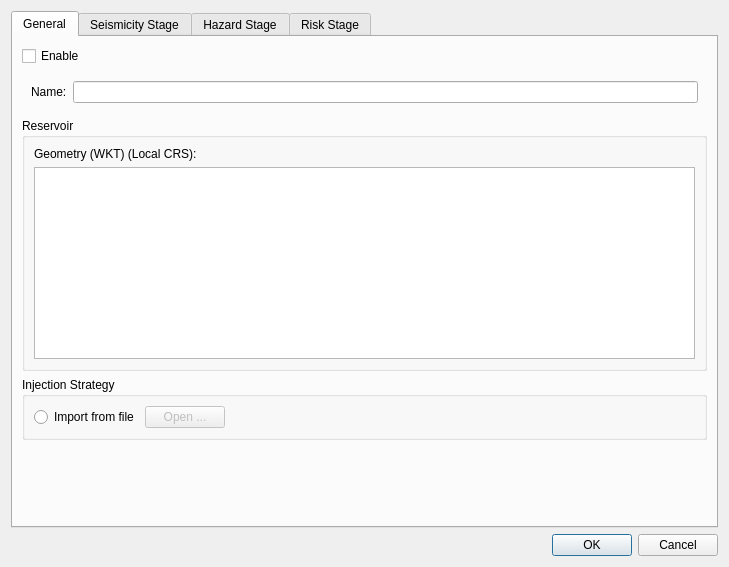
<?xml version="1.0" encoding="UTF-8"?>
<ui version="4.0">
 <class>scenarioConfigDialog</class>
 <widget class="QDialog" name="scenarioConfigDialog">
  <property name="enabled">
   <bool>true</bool>
  </property>
  <property name="geometry">
   <rect>
    <x>0</x>
    <y>0</y>
    <width>729</width>
    <height>567</height>
   </rect>
  </property>
  <property name="windowTitle">
   <string>Scenario Configuration</string>
  </property>
  <layout class="QVBoxLayout" name="verticalLayout_5">
   <item>
    <widget class="QTabWidget" name="generalScenarioTab">
     <property name="enabled">
      <bool>true</bool>
     </property>
     <property name="tabShape">
      <enum>QTabWidget::Rounded</enum>
     </property>
     <property name="currentIndex">
      <number>0</number>
     </property>
     <widget class="QWidget" name="tab">
      <attribute name="title">
       <string>General</string>
      </attribute>
      <layout class="QVBoxLayout" name="verticalLayout_3">
       <item>
        <widget class="QCheckBox" name="scenarioEnable">
         <property name="text">
          <string>Enable</string>
         </property>
        </widget>
       </item>
       <item alignment="Qt::AlignTop">
        <widget class="QWidget" name="widget_2" native="true">
         <layout class="QHBoxLayout" name="horizontalLayout_4">
          <item>
           <widget class="QLabel" name="label_2">
            <property name="text">
             <string>Name:</string>
            </property>
           </widget>
          </item>
          <item>
           <widget class="QLineEdit" name="nameLineEdit"/>
          </item>
         </layout>
        </widget>
       </item>
       <item alignment="Qt::AlignTop">
        <widget class="QGroupBox" name="groupBox_3">
         <property name="title">
          <string>Reservoir</string>
         </property>
         <layout class="QVBoxLayout" name="verticalLayout_4">
          <item>
           <widget class="QLabel" name="label_3">
            <property name="text">
             <string>Geometry (WKT) (Local CRS):</string>
            </property>
           </widget>
          </item>
          <item>
           <widget class="QPlainTextEdit" name="reservoirGeometryPlainTextEdit"/>
          </item>
         </layout>
        </widget>
       </item>
       <item alignment="Qt::AlignTop">
        <widget class="QGroupBox" name="groupBox">
         <property name="enabled">
          <bool>true</bool>
         </property>
         <property name="title">
          <string>Injection Strategy</string>
         </property>
         <layout class="QHBoxLayout" name="horizontalLayout_3">
          <item>
           <widget class="QRadioButton" name="injectionStrategyRadioButton1">
            <property name="enabled">
             <bool>true</bool>
            </property>
            <property name="text">
             <string>Import from file</string>
            </property>
            <property name="checked">
             <bool>false</bool>
            </property>
           </widget>
          </item>
          <item>
           <widget class="QPushButton" name="injectionStrategyImportFromFilePushButton">
            <property name="enabled">
             <bool>false</bool>
            </property>
            <property name="text">
             <string>Open ...</string>
            </property>
            <property name="checkable">
             <bool>false</bool>
            </property>
           </widget>
          </item>
          <item>
           <spacer name="horizontalSpacer_2">
            <property name="orientation">
             <enum>Qt::Horizontal</enum>
            </property>
            <property name="sizeHint" stdset="0">
             <size>
              <width>40</width>
              <height>20</height>
             </size>
            </property>
           </spacer>
          </item>
         </layout>
        </widget>
       </item>
       <item>
        <spacer name="verticalSpacer">
         <property name="orientation">
          <enum>Qt::Vertical</enum>
         </property>
         <property name="sizeHint" stdset="0">
          <size>
           <width>20</width>
           <height>40</height>
          </size>
         </property>
        </spacer>
       </item>
      </layout>
     </widget>
     <widget class="QWidget" name="seismicityStageTab">
      <attribute name="title">
       <string>Seismicity Stage</string>
      </attribute>
      <layout class="QVBoxLayout" name="verticalLayout" stretch="1,0,0">
       <item>
        <widget class="QCheckBox" name="seismicityStageEnable">
         <property name="text">
          <string>Enable</string>
         </property>
         <property name="checked">
          <bool>true</bool>
         </property>
        </widget>
       </item>
       <item>
        <widget class="QWidget" name="widget" native="true">
         <layout class="QHBoxLayout" name="horizontalLayout">
          <item>
           <widget class="QLabel" name="label_4">
            <property name="text">
             <string>SFM prediction bin duration:</string>
            </property>
           </widget>
          </item>
          <item>
           <widget class="QDoubleSpinBox" name="predictionBinDurationDoubleSpinBox">
            <property name="minimum">
             <double>0.010000000000000</double>
            </property>
            <property name="maximum">
             <double>86400.000000000000000</double>
            </property>
           </widget>
          </item>
          <item>
           <widget class="QLabel" name="label_5">
            <property name="text">
             <string>s</string>
            </property>
           </widget>
          </item>
         </layout>
        </widget>
       </item>
       <item>
        <widget class="QGroupBox" name="groupBox_2">
         <property name="title">
          <string>Seismicity models</string>
         </property>
         <layout class="QVBoxLayout" name="verticalLayout_2">
          <item>
           <widget class="QComboBox" name="seismicityModelsComboBox"/>
          </item>
          <item>
           <widget class="QCheckBox" name="modelEnableCheckBox">
            <property name="text">
             <string>Enable Model</string>
            </property>
            <property name="checked">
             <bool>true</bool>
            </property>
           </widget>
          </item>
          <item>
           <widget class="QLabel" name="label">
            <property name="text">
             <string>Model Configuration (JSON):</string>
            </property>
           </widget>
          </item>
          <item>
           <widget class="QPlainTextEdit" name="modelPlainTextEdit"/>
          </item>
         </layout>
        </widget>
       </item>
      </layout>
     </widget>
     <widget class="QWidget" name="hazardStageTab">
      <attribute name="title">
       <string>Hazard Stage</string>
      </attribute>
      <widget class="QGroupBox" name="groupBox_4">
       <property name="geometry">
        <rect>
         <x>10</x>
         <y>126</y>
         <width>671</width>
         <height>341</height>
        </rect>
       </property>
       <property name="whatsThis">
        <string>&lt;html&gt;&lt;head/&gt;&lt;body&gt;&lt;p&gt;Each seismicity model that is input to the hazard stage requires a weighting value. This value determines the influence of the model when hazard is calculated, with a larger number giving a larger influence. These weightings are not required to sum to 1.0, as the values will be normalized on running the forecast.&lt;/p&gt;&lt;/body&gt;&lt;/html&gt;</string>
       </property>
       <property name="title">
        <string>Seismicity model weighting</string>
       </property>
       <layout class="QVBoxLayout" name="verticalLayout_6">
        <item>
         <widget class="QTableWidget" name="hazardTableWidget">
          <property name="minimumSize">
           <size>
            <width>256</width>
            <height>0</height>
           </size>
          </property>
          <property name="midLineWidth">
           <number>0</number>
          </property>
          <property name="alternatingRowColors">
           <bool>true</bool>
          </property>
          <attribute name="horizontalHeaderVisible">
           <bool>false</bool>
          </attribute>
          <attribute name="horizontalHeaderCascadingSectionResizes">
           <bool>false</bool>
          </attribute>
          <attribute name="horizontalHeaderDefaultSectionSize">
           <number>180</number>
          </attribute>
          <attribute name="horizontalHeaderShowSortIndicator" stdset="0">
           <bool>false</bool>
          </attribute>
          <attribute name="horizontalHeaderStretchLastSection">
           <bool>true</bool>
          </attribute>
          <attribute name="verticalHeaderVisible">
           <bool>false</bool>
          </attribute>
          <attribute name="verticalHeaderHighlightSections">
           <bool>true</bool>
          </attribute>
          <column>
           <property name="text">
            <string>Weighting</string>
           </property>
          </column>
         </widget>
        </item>
       </layout>
      </widget>
      <widget class="QGroupBox" name="groupBox_5">
       <property name="geometry">
        <rect>
         <x>10</x>
         <y>40</y>
         <width>671</width>
         <height>71</height>
        </rect>
       </property>
       <property name="title">
        <string>Hazard model</string>
       </property>
       <widget class="QComboBox" name="hazardModelComboBox">
        <property name="geometry">
         <rect>
          <x>0</x>
          <y>40</y>
          <width>661</width>
          <height>23</height>
         </rect>
        </property>
        <property name="maxVisibleItems">
         <number>1</number>
        </property>
        <property name="maxCount">
         <number>214</number>
        </property>
       </widget>
      </widget>
      <widget class="QCheckBox" name="hazardStageEnable">
       <property name="geometry">
        <rect>
         <x>10</x>
         <y>-10</y>
         <width>347</width>
         <height>61</height>
        </rect>
       </property>
       <property name="text">
        <string>Enable</string>
       </property>
       <property name="checked">
        <bool>true</bool>
       </property>
      </widget>
     </widget>
     <widget class="QWidget" name="riskStageTab">
      <attribute name="title">
       <string>Risk Stage</string>
      </attribute>
      <widget class="QCheckBox" name="riskStageEnable">
       <property name="geometry">
        <rect>
         <x>10</x>
         <y>10</y>
         <width>359</width>
         <height>21</height>
        </rect>
       </property>
       <property name="text">
        <string>Enable</string>
       </property>
       <property name="checked">
        <bool>true</bool>
       </property>
      </widget>
     </widget>
    </widget>
   </item>
   <item>
    <widget class="QDialogButtonBox" name="buttonBox">
     <property name="orientation">
      <enum>Qt::Horizontal</enum>
     </property>
     <property name="standardButtons">
      <set>QDialogButtonBox::Cancel|QDialogButtonBox::Ok</set>
     </property>
    </widget>
   </item>
  </layout>
 </widget>
 <resources/>
 <connections>
  <connection>
   <sender>buttonBox</sender>
   <signal>accepted()</signal>
   <receiver>scenarioConfigDialog</receiver>
   <slot>accept()</slot>
   <hints>
    <hint type="sourcelabel">
     <x>205</x>
     <y>545</y>
    </hint>
    <hint type="destinationlabel">
     <x>205</x>
     <y>283</y>
    </hint>
   </hints>
  </connection>
  <connection>
   <sender>buttonBox</sender>
   <signal>rejected()</signal>
   <receiver>scenarioConfigDialog</receiver>
   <slot>reject()</slot>
   <hints>
    <hint type="sourcelabel">
     <x>205</x>
     <y>545</y>
    </hint>
    <hint type="destinationlabel">
     <x>205</x>
     <y>283</y>
    </hint>
   </hints>
  </connection>
 </connections>
</ui>
